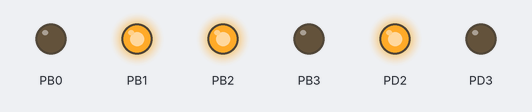
The program below on a simulated ATmega328P, built with avr-gcc and emulated at 16 MHz (the files do not name the chip). Shown: output pins drawn as LEDs (lit = HIGH).

Above: at 0.5 s.
At 1.5 s:
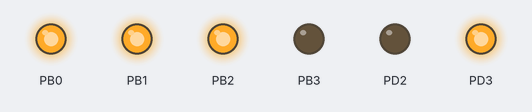
Timing chart, 0 to 3.0 s (numbered marks = the images above):
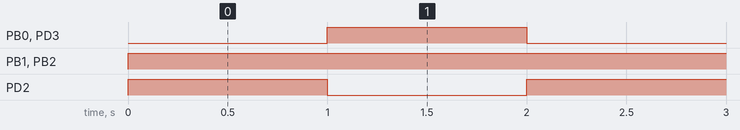

Measured:
- by itself, PB0, PD2, PD3: alternates HIGH for 1.0 s and LOW for 1.0 s
- by itself, PB1, PB2: LOW → HIGH at 0.00 s

The program:

main.cpp
```cpp
//CÓDIGO DOS DISPLAY MULTIPLEXADO

#define F_CPU 16000000UL
#include <avr/io.h>
#include <util/delay.h>


int main (void){


  DDRB|=0X0F;//salidas b9 b10 b11 b12
  DDRD|=0X0C; //d2 d3
  PORTD&=~0x0c; //empiece en 00 para catodo

  while (1){

    PORTD&=~0X08; //desactivo d3
    PORTD|=0X04; //activo d2
    PORTB|=0X06; //mandoel 6
    PORTB&=0xF6;


  _delay_ms(1000);


    PORTD&=~0X04; //activo d3
    PORTD|=0X08; //desactivo d2
    PORTB|=0X07; //mando el 7
    PORTB&=0xF7;
    _delay_ms(1000);


}
}
//SUBIR BAJAR  CON  2 BOTONES Y 2 DISPLAY MULTIPLEXADOS

/*
#define F_CPU 16000000UL
 #include <avr/io.h>
 #include <util/delay.h>

 int main(void) {
     DDRD |= 0xF0;   // PD4 a PD7 como salida (datos al display)
     DDRB |= 0x03;   // PB0 y PB1 como salida (selección de display)
     DDRB &= ~0x0C;  // PB2 y PB3 como entrada (pulsadores)
     PORTB |= 0x0C;  // Habilitar pull-ups en PB2 y PB3

     char cuenta = 0;
     char pulsadores = 0;

     while (1) {


         PORTB &= ~0x01;     // par apagar el display de decenas
         PORTB |= 0x02;      // para prender el display de unidades
         PORTD = (PORTD & 0x0F) | ((cuenta % 10) << 4);  // para "desplazar" las unidades a losp ines del deco
         _delay_ms(8); //display

         // Mostrar decenas
         PORTB &= ~0x02;     // para apagar el display de unidades
         PORTB |= 0x01;      // para prender e display de decenas
         PORTD = (PORTD & 0x0F) | ((cuenta / 10) << 4);  // para desplazar las decenas a los pines del deco
         _delay_ms(8);

         // Leer botones
         pulsadores = (PINB & 0x0C); // para indicar uso de los pines pb10 pb11

         if (pulsadores == 0x08) {  // boton para subir
             cuenta++; //aumenta 1 unidad
             if (cuenta > 99)
             cuenta = 99; //la suma no va sobre pasar los 99
             _delay_ms(200);//boton


         } else if (pulsadores == 0x04) {  // boton para bajar
             if (cuenta > 0)
             cuenta--;
             _delay_ms(200);
         }
     }
 }
*/
```
